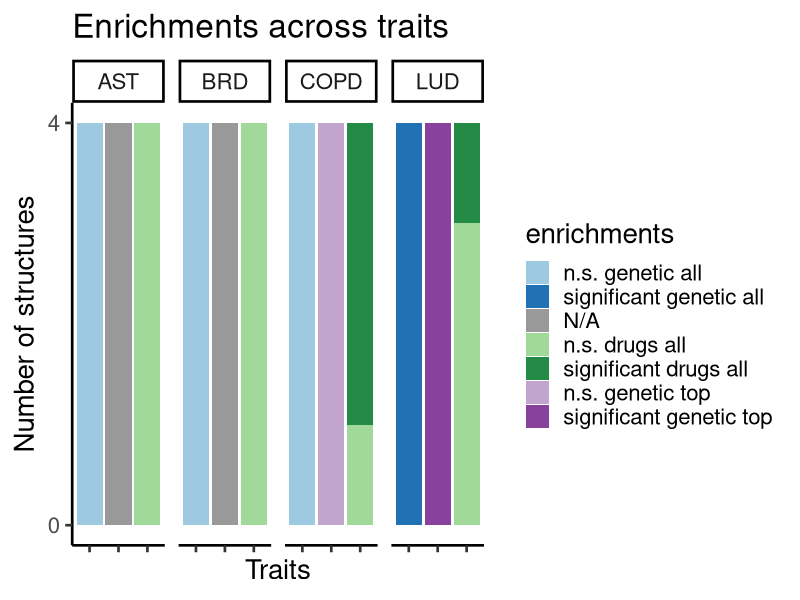

This figure's R source:
## ---- chunk 1
library(ggplot2)
## ---- chunk 2
mydata <- read.csv("Enrichments_barplot_HLA_Parenchyma_A37.csv", sep = ";")
## ---- chunk 3
enrichments <- mydata$Enrichment
trait <- mydata$Trait
number_of_structures <- as.numeric(mydata$Structures)
geneset <- mydata$Gene.set
factor_lvl <- 1:length(mydata[,1])
## ---- chunk 4
enrichments <- factor(enrichments, levels = rev(unique(enrichments)))
geneset <- factor(geneset, levels = unique(geneset))
trait <- factor(trait, levels = unique(trait))

## ---- chunk 5
# creating data frame 
enriched_proportions <- data.frame(number_of_structures,trait,enrichments,geneset,factor_lvl)

## ---- chunk 6
p1 <-   ggplot(enriched_proportions, aes(x=geneset, y=number_of_structures, fill = enrichments)) +
    geom_bar(stat="identity", position = "stack") +
    scale_y_continuous(breaks = c(0,4)) + #,limits = c(0,20)) +
    #geom_text(size = 6, position = position_stack(vjust = 0.75),aes(label = number_of_structures)) +
    facet_wrap(~ trait, ncol = 12) +
    labs(title="Enrichments across traits") +
    xlab("Traits") +
    ylab("Number of structures") +
    theme_classic(base_size = 20) +
    theme(axis.text.x=element_blank()) +
    scale_fill_manual(values=c("#88419D","#C2A5CF","#238B45", "#A1D99B","grey60","#2171B5","#9ECAE1")) +
    #coord_flip() +
    guides(fill = guide_legend(reverse = T))

p1
## ---- chunk 7
sessionInfo()
